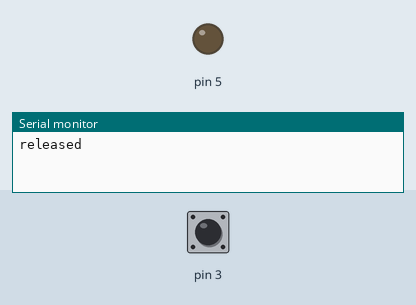
Recording of a sketch running on a simulated Arduino Uno, built with avr-gcc and run on an emulated ATmega328P. Shown: output pins drawn as LEDs (lit = HIGH), the last lines printed to the serial monitor. Inputs (shaded band) come from the test bench; at power-on: pin 3 HIGH.

Above: at 1.2 s.
1.3 s: pin 3 pulled LOW for 0.15 s
At 1.38 s:
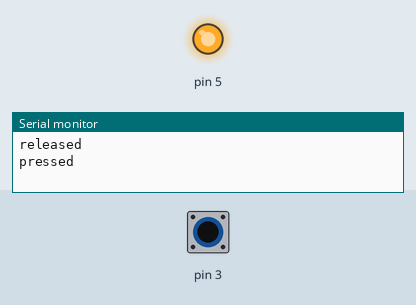
2.9 s: pin 3 pulled LOW for 3.2 s
At 7.4 s:
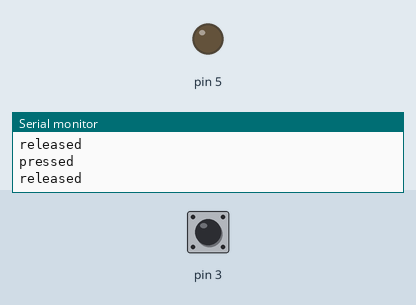
Timing chart, 0 to 8.9 s (numbered marks = the images above; inputs shaded):
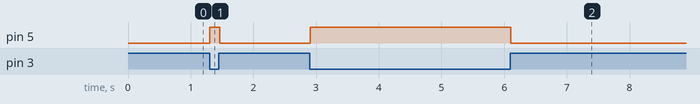

Measured:
- after the input at 1.3 s, pin 5: LOW → HIGH at once, → LOW 0.16 s later
- after the input at 2.9 s, pin 5: LOW → HIGH at once, → LOW 3.2 s later

The sketch:

c3-button.ino
```cpp
int last = -1;
void setup() { Serial.begin(115200); pinMode(3, INPUT_PULLUP); pinMode(5, OUTPUT); }
void loop() {
  int pressed = digitalRead(3) == LOW;
  digitalWrite(5, pressed ? HIGH : LOW);
  if (pressed != last) { Serial.println(pressed ? "pressed" : "released"); last = pressed; }
  delay(20);
}
```
